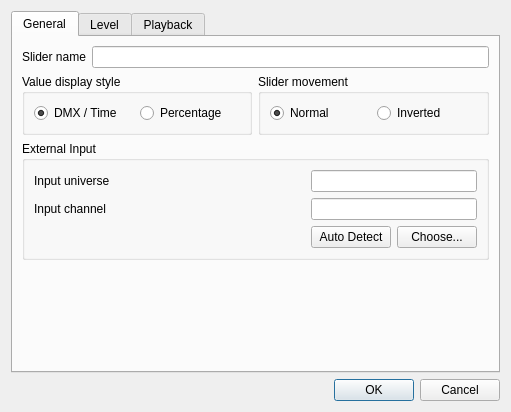
<?xml version="1.0" encoding="UTF-8"?>
<ui version="4.0">
 <class>VCSliderProperties</class>
 <widget class="QDialog" name="VCSliderProperties">
  <property name="geometry">
   <rect>
    <x>0</x>
    <y>0</y>
    <width>511</width>
    <height>412</height>
   </rect>
  </property>
  <property name="windowTitle">
   <string>Slider properties</string>
  </property>
  <layout class="QVBoxLayout">
   <item>
    <widget class="QTabWidget" name="tabWidget">
     <property name="toolTip">
      <string/>
     </property>
     <property name="currentIndex">
      <number>0</number>
     </property>
     <widget class="QWidget" name="General">
      <attribute name="title">
       <string>General</string>
      </attribute>
      <layout class="QGridLayout" name="gridLayout_2">
       <item row="0" column="0" colspan="2">
        <layout class="QHBoxLayout">
         <item>
          <widget class="QLabel" name="m_nameLabel">
           <property name="text">
            <string>Slider name</string>
           </property>
          </widget>
         </item>
         <item>
          <widget class="QLineEdit" name="m_nameEdit">
           <property name="toolTip">
            <string>Name of the slider</string>
           </property>
          </widget>
         </item>
        </layout>
       </item>
       <item row="1" column="0">
        <widget class="QGroupBox" name="m_valueGroup">
         <property name="title">
          <string>Value display style</string>
         </property>
         <layout class="QHBoxLayout" name="horizontalLayout_2">
          <item>
           <widget class="QRadioButton" name="m_valueExactRadio">
            <property name="toolTip">
             <string>Show exact DMX values</string>
            </property>
            <property name="text">
             <string>DMX / Time</string>
            </property>
            <property name="checked">
             <bool>true</bool>
            </property>
           </widget>
          </item>
          <item>
           <widget class="QRadioButton" name="m_valuePercentageRadio">
            <property name="toolTip">
             <string>Show value as percentage</string>
            </property>
            <property name="text">
             <string>Percentage</string>
            </property>
           </widget>
          </item>
         </layout>
        </widget>
       </item>
       <item row="1" column="1">
        <widget class="QGroupBox" name="m_sliderMovementGroup">
         <property name="title">
          <string>Slider movement</string>
         </property>
         <layout class="QHBoxLayout" name="horizontalLayout_3">
          <item>
           <widget class="QRadioButton" name="m_sliderMovementNormalRadio">
            <property name="text">
             <string>Normal</string>
            </property>
            <property name="checked">
             <bool>true</bool>
            </property>
           </widget>
          </item>
          <item>
           <widget class="QRadioButton" name="m_sliderMovementInvertedRadio">
            <property name="text">
             <string>Inverted</string>
            </property>
           </widget>
          </item>
         </layout>
        </widget>
       </item>
       <item row="2" column="0" colspan="2">
        <widget class="QGroupBox" name="m_externalInputGroup">
         <property name="title">
          <string>External Input</string>
         </property>
         <layout class="QGridLayout" name="gridLayout">
          <item row="0" column="0">
           <widget class="QLabel" name="m_inputUniverseLabel">
            <property name="text">
             <string>Input universe</string>
            </property>
           </widget>
          </item>
          <item row="0" column="1" colspan="2">
           <widget class="QLineEdit" name="m_inputUniverseEdit">
            <property name="toolTip">
             <string>The input universe that sends data to this widget</string>
            </property>
            <property name="readOnly">
             <bool>true</bool>
            </property>
           </widget>
          </item>
          <item row="1" column="0">
           <widget class="QLabel" name="m_inputChannelLabel">
            <property name="text">
             <string>Input channel</string>
            </property>
           </widget>
          </item>
          <item row="1" column="1" colspan="2">
           <widget class="QLineEdit" name="m_inputChannelEdit">
            <property name="toolTip">
             <string>The particular input channel within the input universe that sends data to this widget</string>
            </property>
            <property name="readOnly">
             <bool>true</bool>
            </property>
           </widget>
          </item>
          <item row="2" column="0">
           <spacer name="horizontalSpacer">
            <property name="orientation">
             <enum>Qt::Horizontal</enum>
            </property>
            <property name="sizeHint" stdset="0">
             <size>
              <width>298</width>
              <height>20</height>
             </size>
            </property>
           </spacer>
          </item>
          <item row="2" column="2">
           <widget class="QPushButton" name="m_chooseInputButton">
            <property name="toolTip">
             <string>Choose an external input universe &amp; channel that this widget should listen to</string>
            </property>
            <property name="text">
             <string>Choose...</string>
            </property>
           </widget>
          </item>
          <item row="2" column="1">
           <widget class="QPushButton" name="m_autoDetectInputButton">
            <property name="toolTip">
             <string>When toggled, you can move an external slider/knob to assign it to this virtual console slider.</string>
            </property>
            <property name="text">
             <string>Auto Detect</string>
            </property>
            <property name="checkable">
             <bool>true</bool>
            </property>
           </widget>
          </item>
         </layout>
        </widget>
       </item>
       <item row="3" column="0" colspan="2">
        <spacer>
         <property name="orientation">
          <enum>Qt::Vertical</enum>
         </property>
         <property name="sizeHint" stdset="0">
          <size>
           <width>20</width>
           <height>40</height>
          </size>
         </property>
        </spacer>
       </item>
      </layout>
     </widget>
     <widget class="QWidget" name="Level">
      <attribute name="title">
       <string>Level</string>
      </attribute>
      <layout class="QVBoxLayout" name="verticalLayout_2">
       <item>
        <widget class="QGroupBox" name="m_levelValueRangeGroup">
         <property name="title">
          <string>Value range</string>
         </property>
         <layout class="QHBoxLayout">
          <item>
           <widget class="QLabel" name="m_levelLowLimitLabel">
            <property name="text">
             <string>Low limit</string>
            </property>
           </widget>
          </item>
          <item>
           <widget class="QSpinBox" name="m_levelLowLimitSpin">
            <property name="toolTip">
             <string>Lowest DMX value that can be set with this slider</string>
            </property>
            <property name="maximum">
             <number>255</number>
            </property>
           </widget>
          </item>
          <item>
           <widget class="QLabel" name="m_levelHighLimitLabel">
            <property name="text">
             <string>High limit</string>
            </property>
           </widget>
          </item>
          <item>
           <widget class="QSpinBox" name="m_levelHighLimitSpin">
            <property name="toolTip">
             <string>Highest DMX value that can be set with this slider</string>
            </property>
            <property name="maximum">
             <number>255</number>
            </property>
            <property name="value">
             <number>255</number>
            </property>
           </widget>
          </item>
          <item>
           <spacer>
            <property name="orientation">
             <enum>Qt::Horizontal</enum>
            </property>
            <property name="sizeHint" stdset="0">
             <size>
              <width>40</width>
              <height>0</height>
             </size>
            </property>
           </spacer>
          </item>
          <item>
           <widget class="QPushButton" name="m_levelCapabilityButton">
            <property name="enabled">
             <bool>false</bool>
            </property>
            <property name="toolTip">
             <string>Set value range from the selected capability</string>
            </property>
            <property name="text">
             <string>From capability</string>
            </property>
           </widget>
          </item>
         </layout>
        </widget>
       </item>
       <item>
        <widget class="QTreeWidget" name="m_levelList">
         <property name="alternatingRowColors">
          <bool>true</bool>
         </property>
         <property name="selectionMode">
          <enum>QAbstractItemView::SingleSelection</enum>
         </property>
         <property name="allColumnsShowFocus">
          <bool>true</bool>
         </property>
         <column>
          <property name="text">
           <string>Name</string>
          </property>
         </column>
         <column>
          <property name="text">
           <string>Type</string>
          </property>
         </column>
         <column>
          <property name="text">
           <string>Range</string>
          </property>
         </column>
        </widget>
       </item>
       <item>
        <layout class="QHBoxLayout">
         <item>
          <widget class="QPushButton" name="m_levelAllButton">
           <property name="toolTip">
            <string>Select all channels</string>
           </property>
           <property name="text">
            <string>All</string>
           </property>
          </widget>
         </item>
         <item>
          <widget class="QPushButton" name="m_levelNoneButton">
           <property name="toolTip">
            <string>Unselect everything</string>
           </property>
           <property name="text">
            <string>None</string>
           </property>
          </widget>
         </item>
         <item>
          <widget class="QPushButton" name="m_levelInvertButton">
           <property name="toolTip">
            <string>Invert selection</string>
           </property>
           <property name="text">
            <string>Invert</string>
           </property>
          </widget>
         </item>
         <item>
          <spacer>
           <property name="orientation">
            <enum>Qt::Horizontal</enum>
           </property>
           <property name="sizeHint" stdset="0">
            <size>
             <width>40</width>
             <height>0</height>
            </size>
           </property>
          </spacer>
         </item>
         <item>
          <widget class="QPushButton" name="m_levelByGroupButton">
           <property name="toolTip">
            <string>Choose channels by channel group</string>
           </property>
           <property name="text">
            <string>By group...</string>
           </property>
          </widget>
         </item>
        </layout>
       </item>
       <item>
        <spacer name="m_levelSpacer">
         <property name="orientation">
          <enum>Qt::Vertical</enum>
         </property>
         <property name="sizeHint" stdset="0">
          <size>
           <width>20</width>
           <height>0</height>
          </size>
         </property>
        </spacer>
       </item>
       <item>
        <widget class="QPushButton" name="m_switchToLevelModeButton">
         <property name="toolTip">
          <string>Make the slider control the level of a set of channels</string>
         </property>
         <property name="text">
          <string>Switch to Level Mode</string>
         </property>
        </widget>
       </item>
      </layout>
     </widget>
     <widget class="QWidget" name="Playback">
      <attribute name="title">
       <string>Playback</string>
      </attribute>
      <layout class="QVBoxLayout" name="verticalLayout">
       <item>
        <widget class="QGroupBox" name="m_playbackFunctionGroup">
         <property name="title">
          <string>Function</string>
         </property>
         <layout class="QHBoxLayout" name="horizontalLayout">
          <item>
           <widget class="QLineEdit" name="m_playbackFunctionEdit">
            <property name="toolTip">
             <string>Function that is attached to the slider</string>
            </property>
            <property name="readOnly">
             <bool>true</bool>
            </property>
           </widget>
          </item>
          <item>
           <widget class="QToolButton" name="m_attachPlaybackFunctionButton">
            <property name="toolTip">
             <string>Attach a function to the slider</string>
            </property>
            <property name="text">
             <string notr="true">...</string>
            </property>
            <property name="icon">
             <iconset resource="qlcui.qrc">
              <normaloff>:/attach.png</normaloff>:/attach.png</iconset>
            </property>
            <property name="iconSize">
             <size>
              <width>26</width>
              <height>26</height>
             </size>
            </property>
           </widget>
          </item>
          <item>
           <widget class="QToolButton" name="m_detachPlaybackFunctionButton">
            <property name="toolTip">
             <string>Detach the current function from the slider</string>
            </property>
            <property name="text">
             <string notr="true">...</string>
            </property>
            <property name="icon">
             <iconset resource="qlcui.qrc">
              <normaloff>:/detach.png</normaloff>:/detach.png</iconset>
            </property>
            <property name="iconSize">
             <size>
              <width>26</width>
              <height>26</height>
             </size>
            </property>
           </widget>
          </item>
         </layout>
        </widget>
       </item>
       <item>
        <spacer name="m_playbackSpacer">
         <property name="orientation">
          <enum>Qt::Vertical</enum>
         </property>
         <property name="sizeHint" stdset="0">
          <size>
           <width>20</width>
           <height>0</height>
          </size>
         </property>
        </spacer>
       </item>
       <item>
        <widget class="QPushButton" name="m_switchToPlaybackModeButton">
         <property name="toolTip">
          <string>Make the slider control a function</string>
         </property>
         <property name="text">
          <string>Switch to Playback Mode</string>
         </property>
        </widget>
       </item>
      </layout>
     </widget>
    </widget>
   </item>
   <item>
    <widget class="QDialogButtonBox" name="m_buttonBox">
     <property name="orientation">
      <enum>Qt::Horizontal</enum>
     </property>
     <property name="standardButtons">
      <set>QDialogButtonBox::Cancel|QDialogButtonBox::Ok</set>
     </property>
    </widget>
   </item>
  </layout>
 </widget>
 <resources>
  <include location="qlcui.qrc"/>
 </resources>
 <connections>
  <connection>
   <sender>m_buttonBox</sender>
   <signal>accepted()</signal>
   <receiver>VCSliderProperties</receiver>
   <slot>accept()</slot>
   <hints>
    <hint type="sourcelabel">
     <x>257</x>
     <y>402</y>
    </hint>
    <hint type="destinationlabel">
     <x>157</x>
     <y>274</y>
    </hint>
   </hints>
  </connection>
  <connection>
   <sender>m_buttonBox</sender>
   <signal>rejected()</signal>
   <receiver>VCSliderProperties</receiver>
   <slot>reject()</slot>
   <hints>
    <hint type="sourcelabel">
     <x>325</x>
     <y>402</y>
    </hint>
    <hint type="destinationlabel">
     <x>286</x>
     <y>274</y>
    </hint>
   </hints>
  </connection>
 </connections>
</ui>
